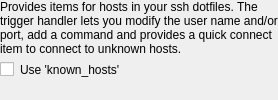
<?xml version="1.0" encoding="UTF-8"?>
<ui version="4.0">
 <class>ConfigWidget</class>
 <widget class="QWidget" name="ConfigWidget">
  <layout class="QVBoxLayout" name="verticalLayout">
   <property name="leftMargin">
    <number>0</number>
   </property>
   <property name="topMargin">
    <number>0</number>
   </property>
   <property name="rightMargin">
    <number>0</number>
   </property>
   <property name="bottomMargin">
    <number>0</number>
   </property>
   <item>
    <widget class="QLabel" name="label_2">
     <property name="text">
      <string>Provides items for hosts in your ssh dotfiles. The trigger handler lets you modify the user name and/or port, add a command and provides a quick connect item to connect to unknown hosts.</string>
     </property>
     <property name="wordWrap">
      <bool>true</bool>
     </property>
    </widget>
   </item>
   <item>
    <layout class="QFormLayout" name="formLayout">
     <item row="0" column="0">
      <widget class="QCheckBox" name="checkBox_knownhosts">
       <property name="text">
        <string/>
       </property>
      </widget>
     </item>
     <item row="0" column="1">
      <widget class="QLabel" name="label">
       <property name="text">
        <string>Use 'known_hosts'</string>
       </property>
      </widget>
     </item>
    </layout>
   </item>
   <item>
    <spacer name="verticalSpacer">
     <property name="orientation">
      <enum>Qt::Vertical</enum>
     </property>
    </spacer>
   </item>
  </layout>
 </widget>
 <resources/>
 <connections/>
</ui>
